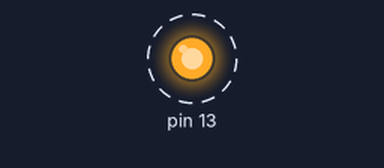
The sketch below on a simulated Arduino Uno, built with avr-gcc and run on an emulated ATmega328P. Parts: output pins drawn as LEDs (lit = HIGH). Dashed ring = blinking.

Above: at 0.5 s.
Timing chart, 0 to 4.6 s (numbered marks = the images above):
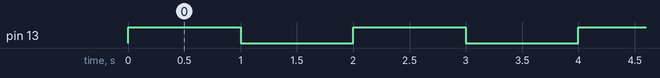

Measured:
- by itself, pin 13: alternates HIGH for 1.0 s and LOW for 1.0 s

The sketch:

RegisterBlink.ino
```cpp
// the setup function runs once when you press reset or power the board
void setup() {
 DDRB = 1<<PB5;
}

// the loop function runs over and over again forever
void loop() {
 PORTB ^= (1<<PB5);
 delay(1000);
}
```
